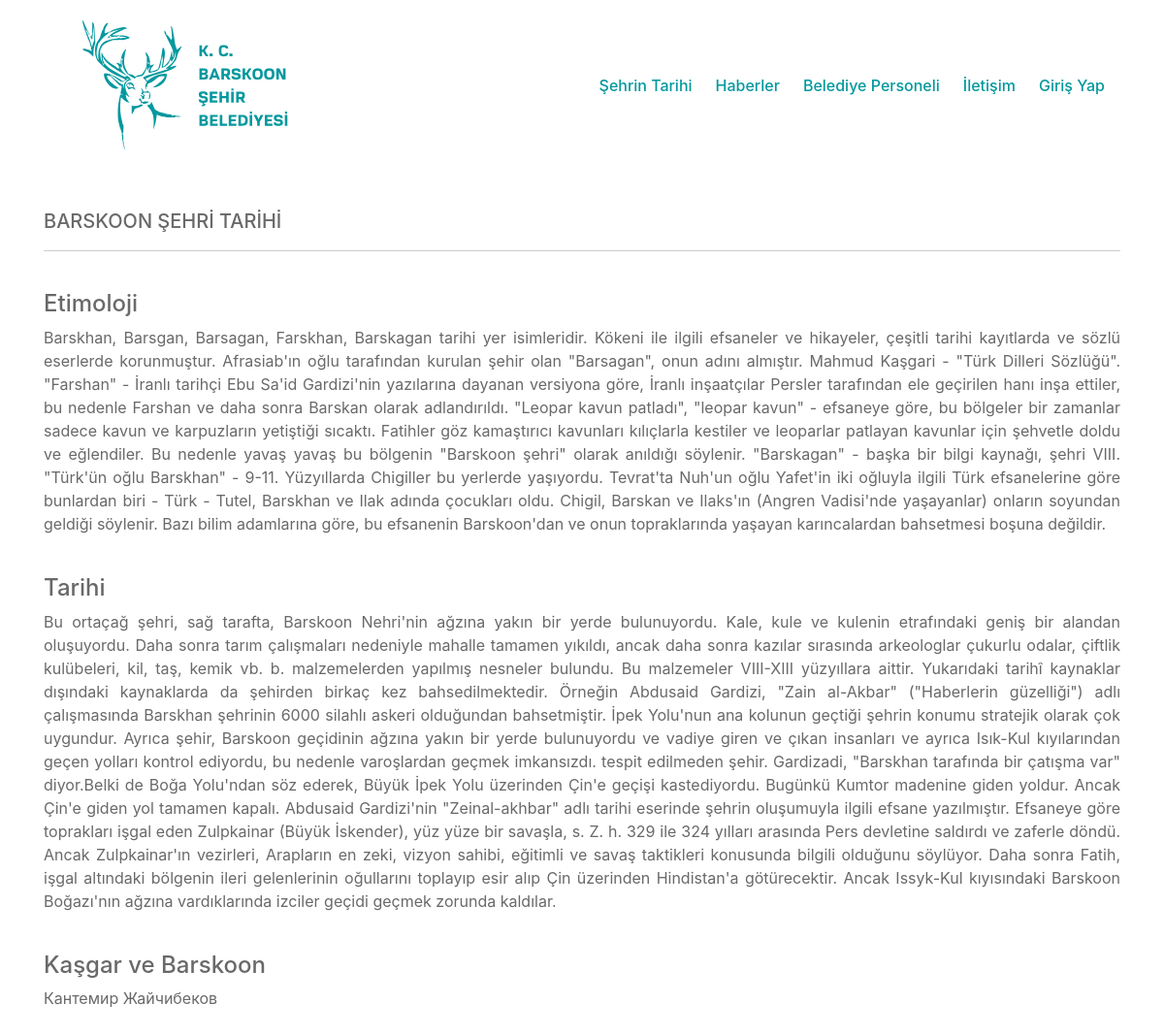
The page /history/ on the database its author committed.
### main/models.py (models this page shows)
class History(models.Model):
    header = models.CharField(max_length=255)
    picture_url = models.CharField(max_length=255)
    info = models.CharField(max_length=100000)

### history/views.py (the view)
# urls.py: path('', views.history_page, name='history_page')
def history_page(request):
    histories = History.objects.all()
    context = {'histories': histories}
    return render(request, 'history_page.html', context)

### history/templates/history_page.html (shortened to what this page needs)
{%extends 'base.html' %}
{% load static %}
{%block style%}
    <link rel="stylesheet" href="{% static 'history.css' %}">
{%endblock%}
{%block content %}
    <div class="header_emp">
        <h5>BARSKOON ŞEHRİ TARİHİ</h5>
    </div>
        {% for history in histories %}
            <div class="history-class">
                    <h4 class="">
                        {{ history.header }}
                    </h4>
                    <p class="">
                        {{ history.info }}
                    </p>
                </div>
        {% endfor %}
{%endblock %}

### history/static/history.css (style rules this page uses)
.header_emp { width: 1110px; border-bottom: rgba(0, 0, 0, 0.2) solid 1px; margin: 40px auto 30px auto; padding-bottom: 10px; }
.header_emp > h5 { color: dimgray; }
.history-class { color: dimgray; text-align: justify; max-width: 1110px; max-height: 610px; margin: 40px auto 30px auto; }

### rows shown on the page
History: header "Etimoloji", info "Barskhan, Barsgan, Barsagan, Farskhan, Barskagan tarihi yer isimleridir. Kökeni ile ilgili efsaneler ve hikayeler, çeşitli tarihi kayıtlarda ve sözlü eserlerde korunmuştur. Afrasiab'ın oğlu tarafından kurulan şehir olan \"Barsagan\", onun adını almıştır. Mahmud Kaşgari - \"Türk Dilleri Sözlüğü\". \"Farshan\" - İranlı tarihçi Ebu Sa'id Gardizi'nin yazılarına dayanan versiyona göre, İranlı inşaatçılar Persler tarafından ele geçirilen hanı inşa ettiler, bu nedenle Farshan ve daha sonra Barskan olarak adlandırıldı. \"Leopar kavun patladı\", \"leopar kavun\" - efsaneye göre, bu bölgeler bir zamanlar sadece kavun ve karpuzların yetiştiği sıcaktı. Fatihler göz kamaştırıcı kavunları kılıçlarla kestiler ve…"
History: header "Tarihi", info "Bu ortaçağ şehri, sağ tarafta, Barskoon Nehri'nin ağzına yakın bir yerde bulunuyordu. Kale, kule ve kulenin etrafındaki geniş bir alandan oluşuyordu. Daha sonra tarım çalışmaları nedeniyle mahalle tamamen yıkıldı, ancak daha sonra kazılar sırasında arkeologlar çukurlu odalar, çiftlik kulübeleri, kil, taş, kemik vb. b. malzemelerden yapılmış nesneler bulundu. Bu malzemeler VIII-XIII yüzyıllara aittir. Yukarıdaki tarihî kaynaklar dışındaki kaynaklarda da şehirden birkaç kez bahsedilmektedir. Örneğin Abdusaid Gardizi, \"Zain al-Akbar\" (\"Haberlerin güzelliği\") adlı çalışmasında Barskhan şehrinin 6000 silahlı askeri olduğundan bahsetmiştir. İpek Yolu'nun ana kolunun geçtiği şehrin konumu…"
History: header "Kaşgar ve Barskoon", info "Кантемир Жайчибеков"
